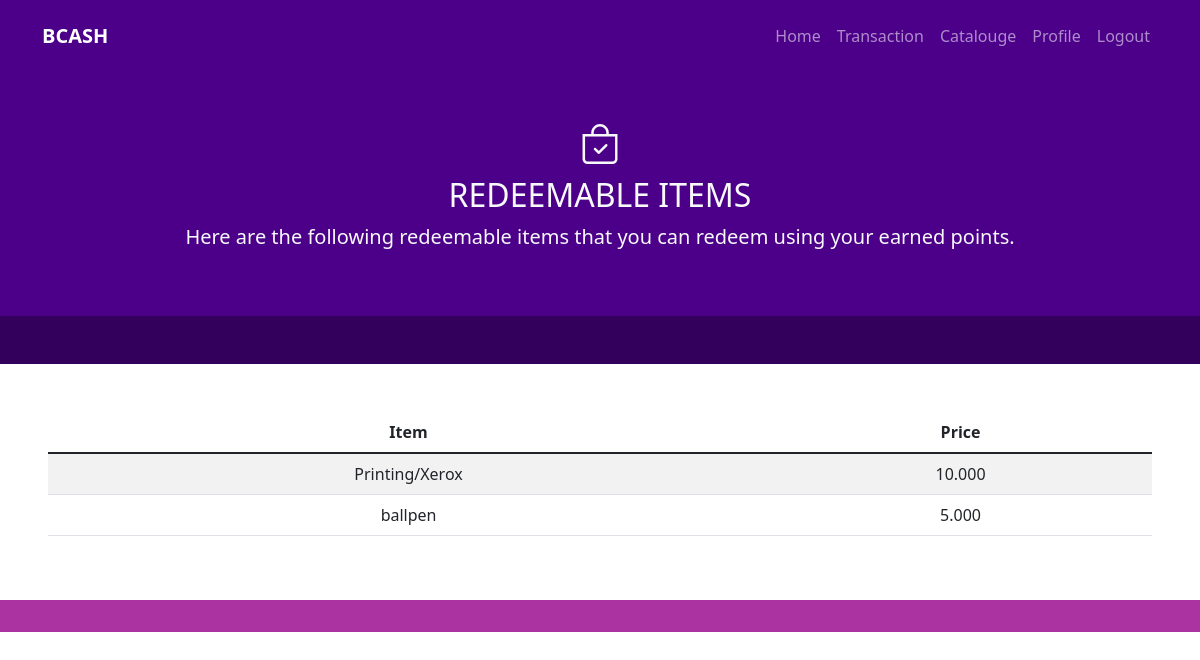
Before: /catalouge.php with the older database file.
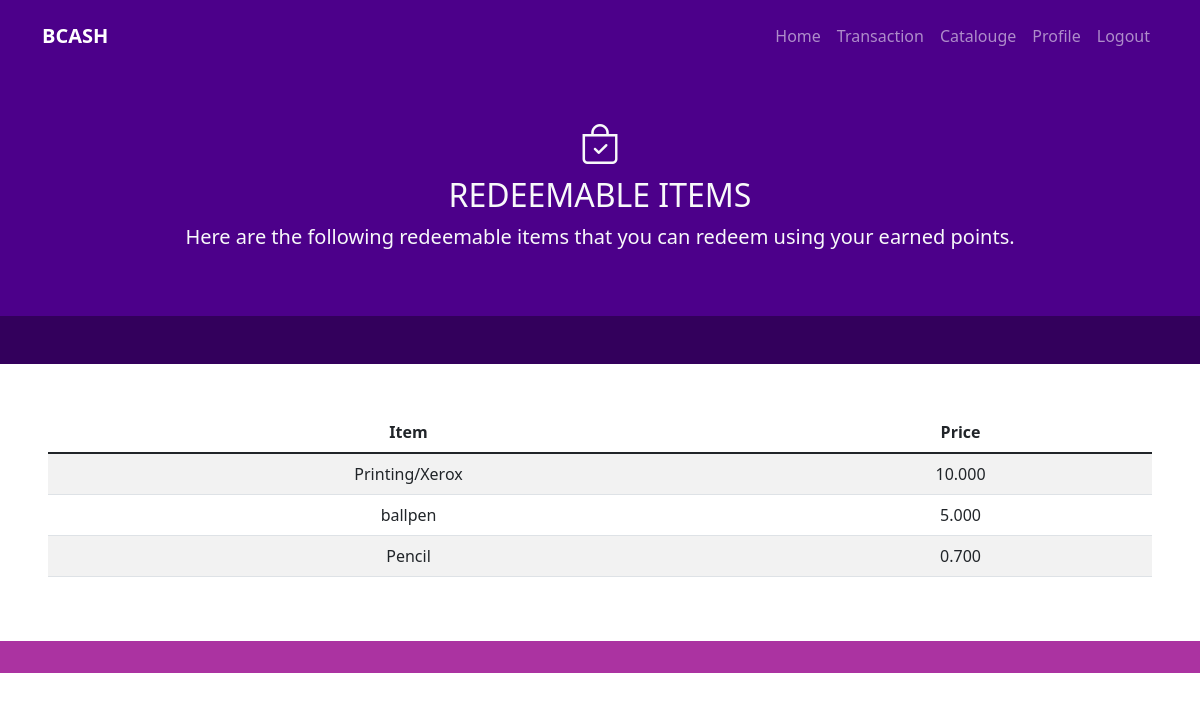
After: the same page with the newer database file.
### tables this page shows
CREATE TABLE `shop_items` (
  `item_id` int(11) NOT NULL,
  `item_name` varchar(50) NOT NULL,
  `item_price` decimal(50,3) NOT NULL,
  `item_stock` int(11) NOT NULL,
  `item_img` varchar(50) NOT NULL
);

### mydb.php (called while the page is built, shortened)
<?php
class myDb {
    private $link;
    function __construct(){
        $this->host = "localhost";
        $this->username = "root";
        $this->password = "";
        $this->database = "bcash";
        $this->link = mysqli_connect($this->host, $this->username, $this->password, $this->database);
    }
    public function get_Shop_items(){
        $records = array();
        $sql = $this->link->prepare("SELECT * FROM shop_items");
        $sql->execute();
        $result = $sql->get_result();
        if($result->num_rows > 0){
            while($row = $result->fetch_assoc()){
                $records[] = [
                    'item_id' => $row['item_id'],
                    'item_name' => $row['item_name'],
                    'item_price' => $row['item_price'],
                    'item_stock' => $row['item_stock'],
                    'item_img' => $row['item_img']
                ];
            }
        }
        else{
            $records = null;
        }
        return $records;
    }
}

### catalouge.php (the view, shortened to what this page needs)
<?php
    require "mydb.php";
    $mydb = new myDb;
?>
<!doctype html>
<html lang="en">
  <head>
    <link href="sass/main.css" rel="stylesheet">
    <link rel="stylesheet" href="https://cdn.jsdelivr.net/npm/bootstrap-icons@1.3.0/font/bootstrap-icons.css">
    <link rel="stylesheet" type="text/css" href="css/style.css">
  </head>
  <body>
    <?php
        include 'nav_user.php';
    ?>
    <section class="bg-primary text-light p-5 text-center">
        <div class="container">
            <div class="align-items-center">
                <div>
                    <div class="h1">
                        <i class="bi bi-bag-check"></i>
                    </div>
                    <h2>REDEEMABLE ITEMS</h2>
                    <p class="lead">
                        Here are the following redeemable items that you can redeem using your earned points.
                    </p>
                </div>
            </div>
        </div>
    </section>
    <section class="bg-dark p-4"></section>
    <section class="p-5">
        <div class="container">
            <div class="row text-center g-4">
                <table class="table table-striped">
                    <thead>
                        <tr>
                            <th scope="col">Item</th>
                            <th scope="col">Price</th>
                        </tr>
                    </thead>
                    <tbody>
                        <?php
                            $shop_records = $mydb->get_Shop_items();
                            if(isset($shop_records)){
                                foreach($shop_records as $rows){
                                    $item_name = $rows['item_name'];
                                    $item_price = $rows['item_price'];
                                    echo '<tr>';
                                    echo '<td>'.$item_name.'</td>';
                                    echo '<td>'.$item_price.'</td>';
                                    echo '</tr>';
                                }
                            }
                            else{
                                echo '<tr>';
                                echo '<td colspan="2">There are no items available to the shop yet.</td>';
                                echo '</tr>';
                            }
                        ?>
                    </tbody>
                </table>
            </div>
        </div>
    </section>
    <section class="bg-secondary p-3"></section>
  </body>
</html>

Changed rows visible on the page:
added shop_items: item_name "Pencil", item_price "0.700"
